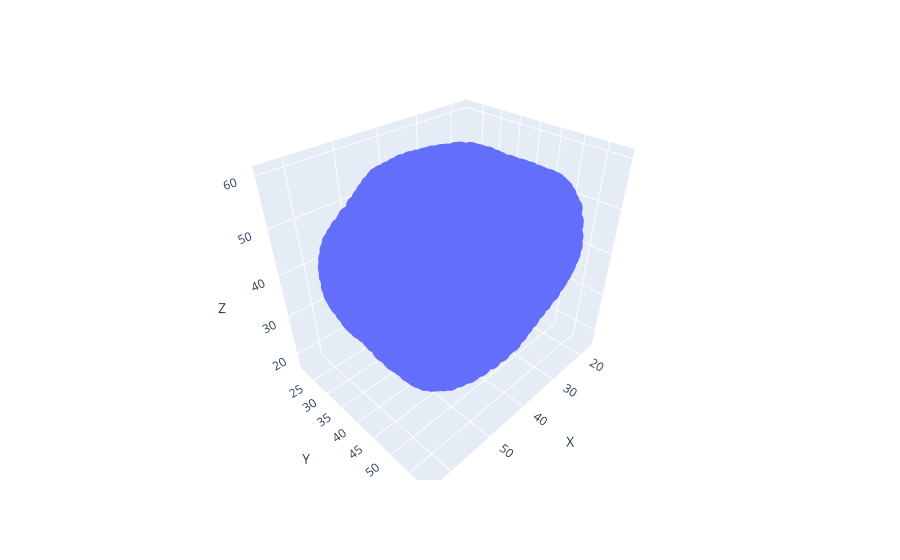

Source (notebook cell):
### Code cell
import plotly.express as px

fig = px.scatter_3d(data.initialPosition_data_pd, x='X', y='Y', z='Z')
fig.show()
data.initialPosition_data_pd

### Figure 1 — Plotly figure (JSON) as saved in the notebook; plotly's stock layout.template omitted (floating-point values rounded to 4 significant figures; data arrays with more than 128 entries replaced by an {"elided": "..."} marker saying what was removed)
{"data": [{"hovertemplate": "X=%{x}<br>Y=%{y}<br>Z=%{z}<extra></extra>", "legendgroup": "", "marker": {"color": "#636efa", "symbol": "circle"}, "mode": "markers", "name": "", "scene": "scene", "showlegend": false, "type": "scatter3d", "x": {"elided": "4151 float values"}, "y": {"elided": "4151 float values"}, "z": {"elided": "4151 float values"}}], "layout": {"legend": {"tracegroupgap": 0}, "margin": {"t": 60}, "scene": {"domain": {"x": [0, 1], "y": [0, 1]}, "xaxis": {"title": {"text": "X"}}, "yaxis": {"title": {"text": "Y"}}, "zaxis": {"title": {"text": "Z"}}}}}
